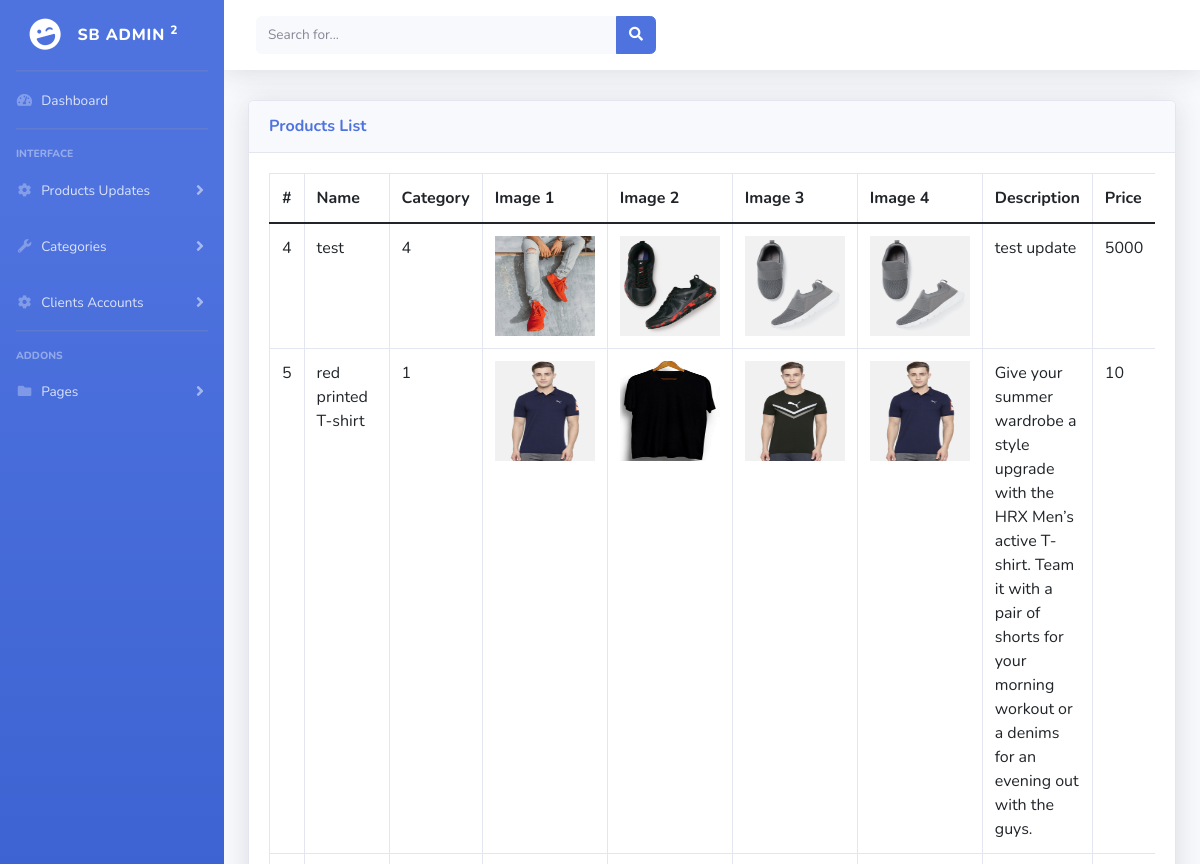
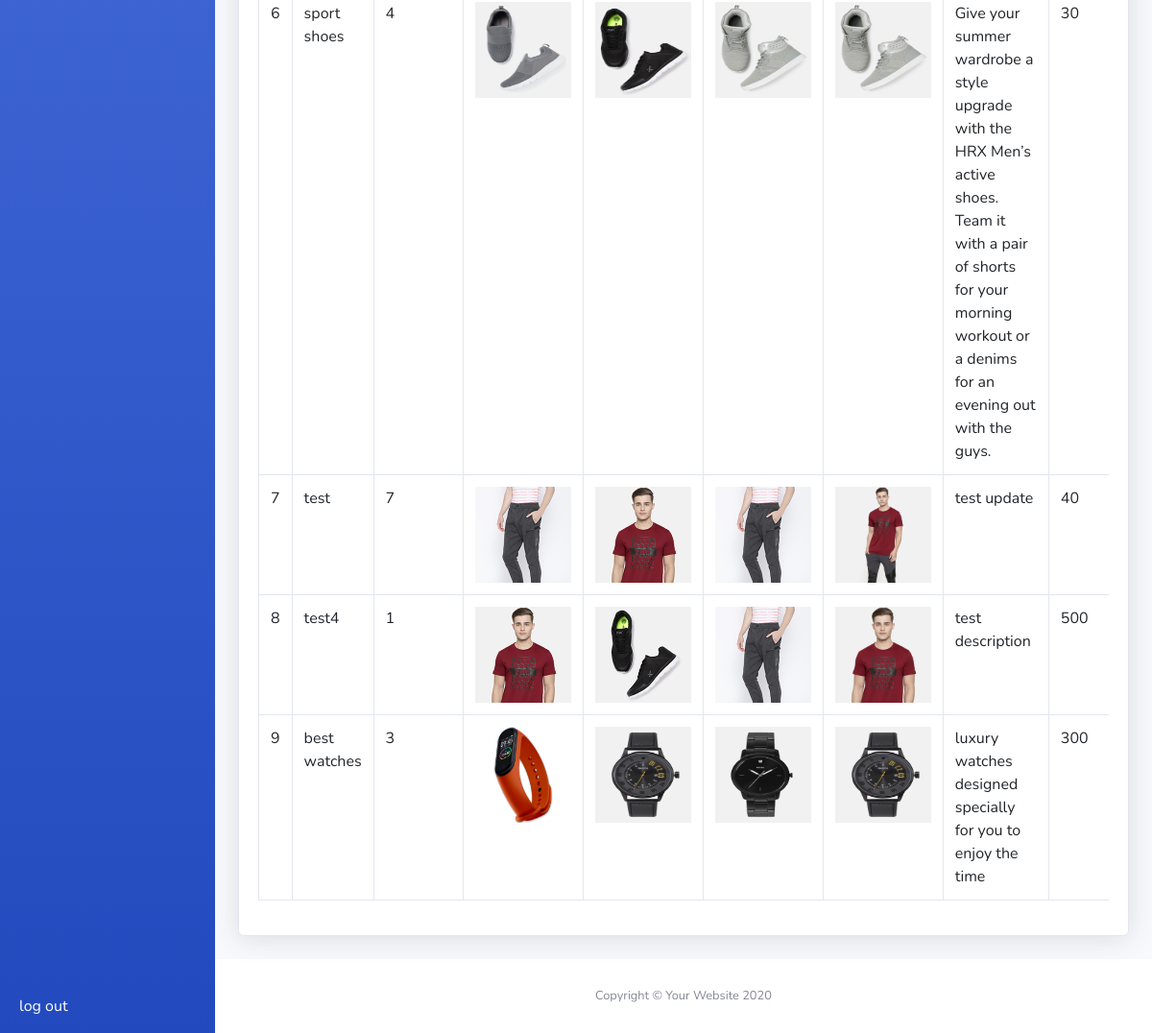
The app's page /admin/tables.php with its own data (2 pictures, top to bottom).
### tables this page shows
CREATE TABLE `Product` (
  `Id` int(11) NOT NULL,
  `categorie_id` int(11) NOT NULL,
  `Name` varchar(200) NOT NULL,
  `Price` varchar(200) NOT NULL,
  `Description` varchar(400) NOT NULL,
  `Img1` varchar(300) NOT NULL,
  `Img2` varchar(300) NOT NULL,
  `Img3` varchar(300) NOT NULL,
  `Img4` varchar(300) NOT NULL
);

### admin/tables.php (the view, shortened to what this page needs)
<?php require "../config.php";
?>
<!DOCTYPE html>
<html lang="en">
<head>
    <link rel="stylesheet" href="https://cdn.jsdelivr.net/npm/bootstrap@5.0.0-beta1/dist/css/bootstrap.min.css">
    <link rel="stylesheet" href="https://cdn.jsdelivr.net/npm/bootstrap@5.0.0-beta1/dist/js/bootstrap.bundle.min.js">
    <link rel="stylesheet" href="https://cdnjs.cloudflare.com/ajax/libs/font-awesome/6.2.1/css/all.min.css">
    <link href="vendor/fontawesome-free/css/all.min.css" rel="stylesheet" type="text/css">
    <link href="css/sb-admin-2.min.css" rel="stylesheet">
    <link href="vendor/datatables/dataTables.bootstrap4.min.css" rel="stylesheet">
</head>
<body id="page-top">
    <div id="wrapper">
        <?php include "sidebar.php"; ?>
        <div id="content-wrapper" class="d-flex flex-column">
            <div id="content">
                <nav class="navbar navbar-expand navbar-light bg-white topbar mb-4 static-top shadow">
                    <form action="tables.php" method="post" class="d-none d-sm-inline-block form-inline mr-auto ml-md-3 my-2 my-md-0 mw-100 navbar-search">
                        <div class="input-group">
                            <input type="text" name="product_name_search" class="form-control bg-light border-0 small" placeholder="Search for..." aria-label="Search" aria-describedby="basic-addon2">
                            <div class="input-group-append">
                                <button name="search_product" class="btn btn-primary">
                                    <i class="fas fa-search fa-sm"></i>
                                </button>
                            </div>
                        </div>
                    </form>
                </nav>
                <div class="container-fluid">
                    <div class="card shadow mb-4" style="margin-top: 30px;">
                        <div class="card-header py-3">
                            <h6 class="m-0 font-weight-bold text-primary">Products List </h6>
                        </div>
                        <div class="card-body">
                            <div class="table-responsive">
                                <?php
                                if (isset($_POST["search_product"])) {
                                    $name_search = $_POST["product_name_search"];
                                    $query = "SELECT * FROM `Product` WHERE Name LIKE '$name_search%' ";
                                    $execute = mysqli_query($con, $query);
                                    $check_P = mysqli_num_rows($execute);
                                ?>
                                    <table class="table table-bordered" id="dataTable" width="100%" cellspacing="0">
                                        <thead>
                                            <tr>
                                                <th>#</th>
                                                <th>Name</th>
                                                <th>Category</th>
                                                <th>Image 1 </th>
                                                <th>Image 2 </th>
                                                <th>Image 3 </th>
                                                <th>Image 4 </th>
                                                <th>Description</th>
                                                <th>Price</th>
                                                <th>Delete</th>
                                                <th>Edit</th>
                                            </tr>
                                        </thead>
                                        <tbody>
                                            <?php
                                            if ($check_P > 0) {
                                                while ($row = mysqli_fetch_assoc($execute)) {
                                            ?>
                                                    <tr>
                                                        <td><?php echo $row["Id"]; ?></td>
                                                        <td><?php echo $row["Name"]; ?></td>
                                                        <td><?php echo $row["categorie_id"]; ?></td>
                                                        <td> <img src="../admin/Products_img/<?php echo $row["Img1"]; ?>" width="100" height="100"> </td>
                                                        <td><img src="../admin/Products_img/<?php echo $row["Img2"]; ?>" width="100" height="100"> </td>
                                                        <td><img src="../admin/Products_img/<?php echo $row["Img3"]; ?>" width="100" height="100"> </td>
                                                        <td><img src="../admin/Products_img/<?php echo $row["Img4"]; ?>" width="100" height="100"> </td>
                                                        <td><?php echo $row["Description"]; ?></td>
                                                        <td><?php echo $row["Price"]; ?></td>
                                                        <td><a style="text-align: center;color:red;" href="delete.php?delete_Product=<?php echo $row["Id"]; ?>"><i class="fa-solid fa-trash"></i></a></td>
                                                        <td><a style="text-align: center;color:blue;" href="edit_product.php?edit_Product=<?php echo $row["Id"]; ?>"><i class="fa-regular fa-pen-to-square"></i></a></td>
                                                    </tr>
                                            <?php
                                                }
                                            }
                                        } else {
                                            ?>
                                            <?php
                                            $query = "SELECT * FROM `Product` ";
                                            $execute = mysqli_query($con, $query);
                                            $check_P = mysqli_num_rows($execute);
                                            ?>
                                            <table class="table table-bordered" id="dataTable" width="100%" cellspacing="0">
                                                <thead>
                                                    <tr>
                                                        <th>#</th>
                                                        <th>Name</th>
                                                        <th>Category</th>
                                                        <th>Image 1 </th>
                                                        <th>Image 2 </th>
                                                        <th>Image 3 </th>
                                                        <th>Image 4 </th>
                                                        <th>Description</th>
                                                        <th>Price</th>
                                                    </tr>
                                                </thead>
                                                <tbody>
                                                    <?php
                                                    if ($check_P > 0) {
                                                        while ($row = mysqli_fetch_assoc($execute)) {
                                                    ?>
                                                            <tr>
                                                                <td><?php echo $row["Id"]; ?></td>
                                                                <td><?php echo $row["Name"]; ?></td>
                                                                <td><?php echo $row["categorie_id"]; ?></td>
                                                                <td> <img src="../admin/Products_img/<?php echo $row["Img1"]; ?>" width="100" height="100"> </td>
                                                                <td><img src="../admin/Products_img/<?php echo $row["Img2"]; ?>" width="100" height="100"> </td>
                                                                <td><img src="../admin/Products_img/<?php echo $row["Img3"]; ?>" width="100" height="100"> </td>
                                                                <td><img src="../admin/Products_img/<?php echo $row["Img4"]; ?>" width="100" height="100"> </td>
                                                                <td><?php echo $row["Description"]; ?></td>
                                                                <td><?php echo $row["Price"]; ?></td>
                                                            </tr>
                                                <?php
                                                        }
                                                    }
                                                }
                                                ?>
                                                </tbody>
                                            </table>
                            </div>
                        </div>
                    </div>
                </div>
            </div>
            <footer class="sticky-footer bg-white">
                <div class="container my-auto">
                    <div class="copyright text-center my-auto">
                        <span>Copyright &copy; Your Website 2020</span>
                    </div>
                </div>
            </footer>
        </div>
    </div>
</body>
</html>

### records on screen
product: Id "4", Name "test", categorie "4", Img1 (picture), Img2 (picture), Img3 (picture), Img4 (picture), Description "test update", Price "5000"
product: Id "5", Name "red printed T-shirt", categorie "1", Img1 (picture), Img2 (picture), Img3 (picture), Img4 (picture), Description "Give your summer wardrobe a style upgrade with the HRX Men’s active T-shirt. Team it with a pair of shorts for your morning workout or a denims for an evening out with the guys.", Price "10"
product: Id "6", Name "sport shoes", categorie "4", Img1 (picture), Img2 (picture), Img3 (picture), Img4 (picture), Description "Give your summer wardrobe a style upgrade with the HRX Men’s active shoes. Team it with a pair of shorts for your morning workout or a denims for an evening out with the guys.", Price "30"
product: Id "7", Name "test", categorie "7", Img1 (picture), Img2 (picture), Img3 (picture), Img4 (picture), Description "test update", Price "40"
product: Id "8", Name "test4", categorie "1", Img1 (picture), Img2 (picture), Img3 (picture), Img4 (picture), Description "test description", Price "500"
product: Id "9", Name "best watches", categorie "3", Img1 (picture), Img2 (picture), Img3 (picture), Img4 (picture), Description "luxury watches designed specially for you to enjoy the time", Price "300"
